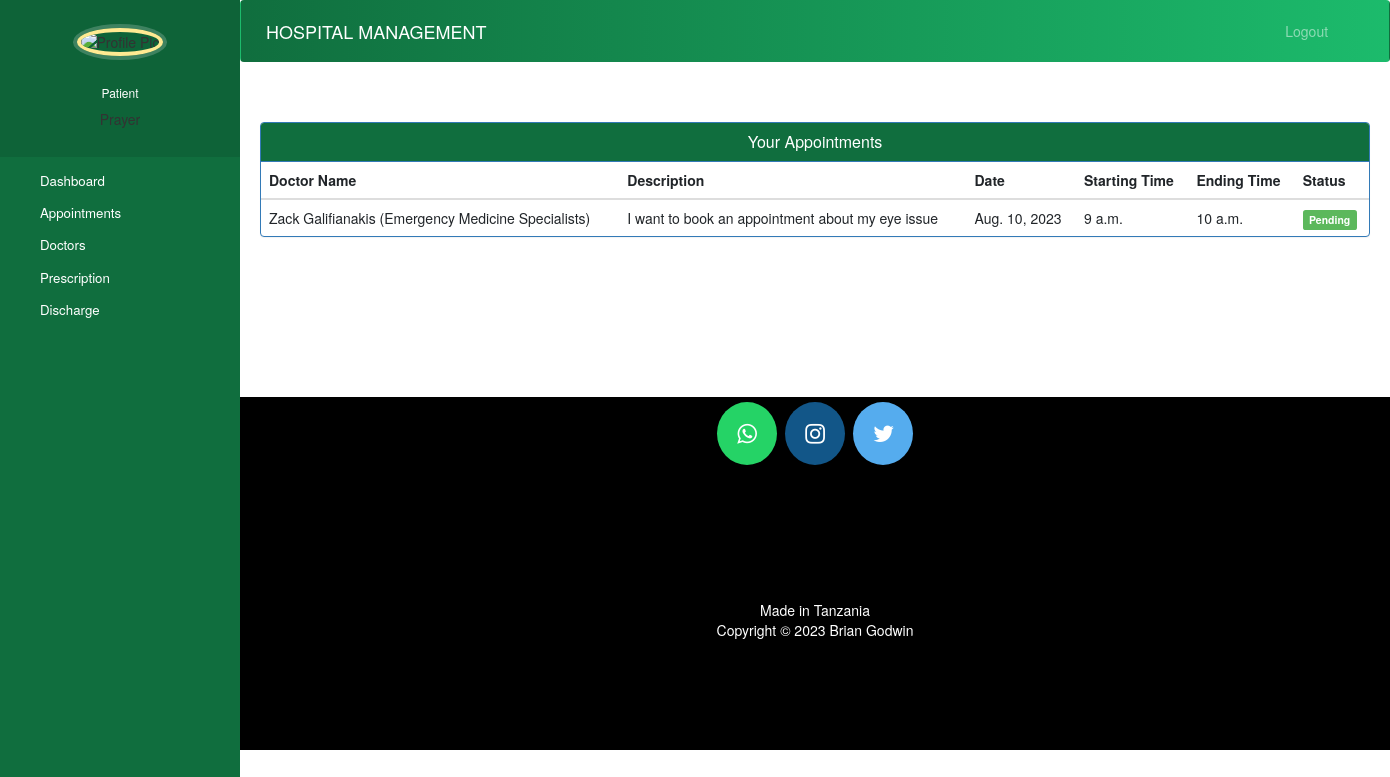
Page /appointment/patient-view-appointment (signed in) on the earlier database version.
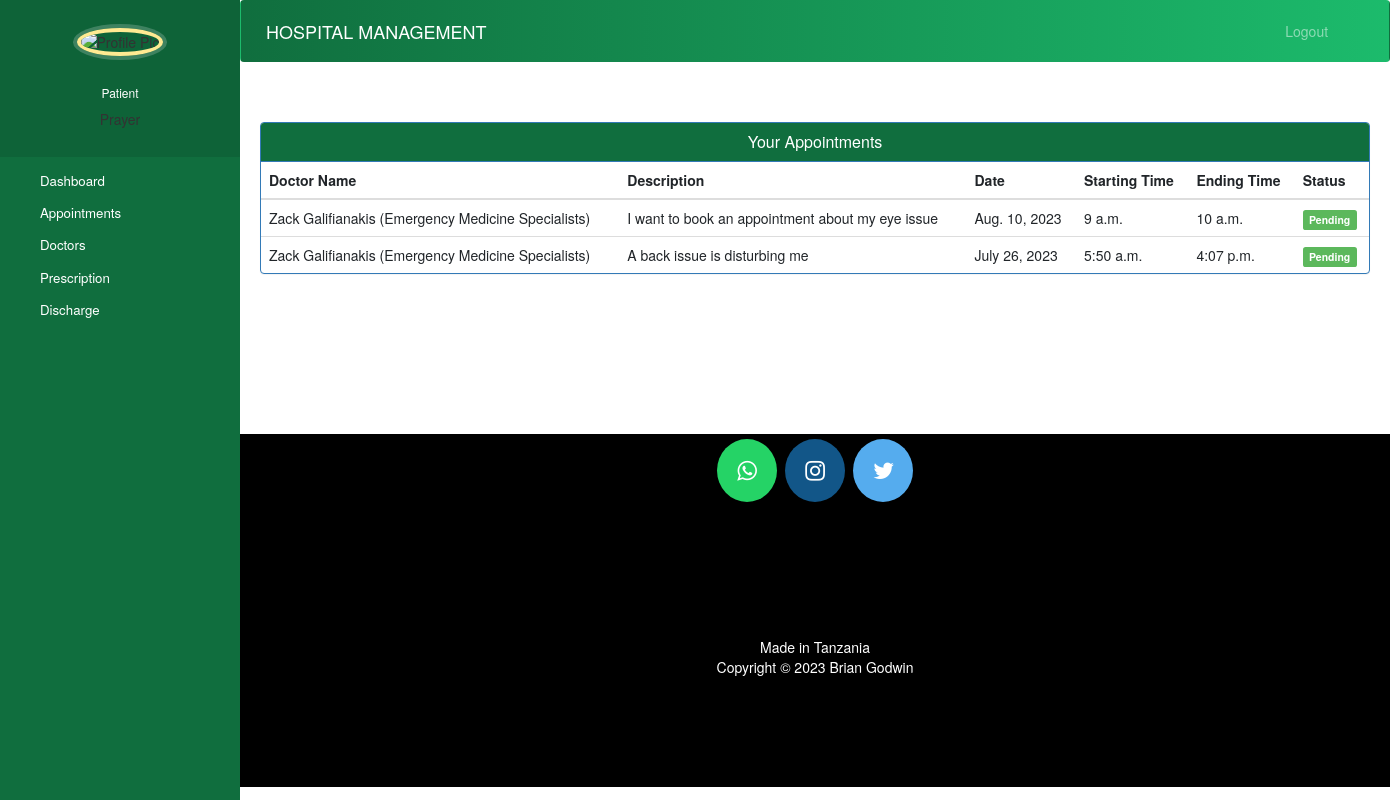
Same page on the later database version.
### hospitalregister/models.py (models this page shows, shortened)
class Doctor(models.Model):
    user = models.OneToOneField(User, on_delete=models.CASCADE)
    profile_pic = models.ImageField(upload_to='profile_pic/DoctorProfilePic/', null=True, blank=True)
    address = models.CharField(max_length=40)
    mobile = models.CharField(max_length=20, null=True)
    department = models.CharField(max_length=50, choices=departments, default='Cardiologist')
    status = models.BooleanField(default=False)
    def __str__(self):
        return "{} ({})".format(self.user.get_full_name(),self.department)

### appointment/models.py (models this page shows, shortened)
class Appointment(models.Model):
    patient = models.PositiveIntegerField(null=True)
    doctor = models.PositiveIntegerField(null=True)
    date = models.DateField(blank=True)
    start_time = models.TimeField(blank=True)
    end_time = models.TimeField(blank=True, null=True)
    status = models.BooleanField(default=False)
    description = models.CharField(max_length=255)
    state = models.CharField(choices=[('Pending', 'Pending'), ('Completed', 'Completed')], default='Pending',max_length=20)

### appointment/views.py (the view)
# urls.py: path('patient-view-appointment', views.patient_view_appointment_view,name='patient-view-appointment'),
@login_required(login_url='hospital/patientlogin')
@user_passes_test(views.is_patient)
def patient_view_appointment_view(request):
    patient=models.Patient.objects.get(user_id=request.user.id) #for profile picture of patient in sidebar
    appointments=models.Appointment.objects.all().filter(patient=request.user.id)
    doctor = models.Doctor.objects.all()
    return render(request,'appointment/patient_view_appointment.html',{'appointments':appointments,'doctor':doctor})

### hospitalregister/views.py (called while the page is built)
def is_patient(user):
    return user.groups.filter(name='PATIENT').exists()

### templates/appointment/patient_view_appointment.html (shortened to what this page needs)
{% extends 'hospital/patient_base.html' %}
{% block content %}
<head>
  <link href="//netdna.bootstrapcdn.com/bootstrap/3.0.0/css/bootstrap.min.css" rel="stylesheet" id="bootstrap-css">
</head>
<div class="container">
  <div class="panel panel-primary">
    <div class="panel-heading" style="background-color:#106e3e">
      <h6 class="panel-title">Your Appointments</h6>
    </div>
    <table class="table table-hover" id="dev-table">
      <thead>
        <tr>
          <th>Doctor Name</th>
          <th>Description</th>
          <th>Date</th>
          <th>Starting Time</th>
          <th>Ending Time</th>
          <th>Status</th>
        </tr>
      </thead>
      {% for a in appointments %}
      <tr>
        <td>
          {% for d in doctor %}
            {% if d.user_id == a.doctor %}
              {{d}}
            {% endif %}
          {% endfor %}
        </td>
        <td>{{a.description}}</td>
        <td>{{a.date}}</td>
        <td>{{a.start_time}}</td>
        <td>{{a.end_time}}</td>
        {%if a.status%}
        <td> <span class="label label-primary">Confirmed</span></td>
        {% else %}
        <td> <span class="label label-success">Pending</span></td>
        {% endif %}
      </tr>
      {% endfor %}
    </table>
  </div>
</div>
{% endblock content %}

Differences in the rows shown:
added Appointment: description "A back issue is disturbing me", date "July 26, 2023", start_time "5:50 a.m.", end_time "4:07 p.m.", status "Pending", Doctor (user+department "Zack Galifianakis (Emergency Medicine Specialists)")
